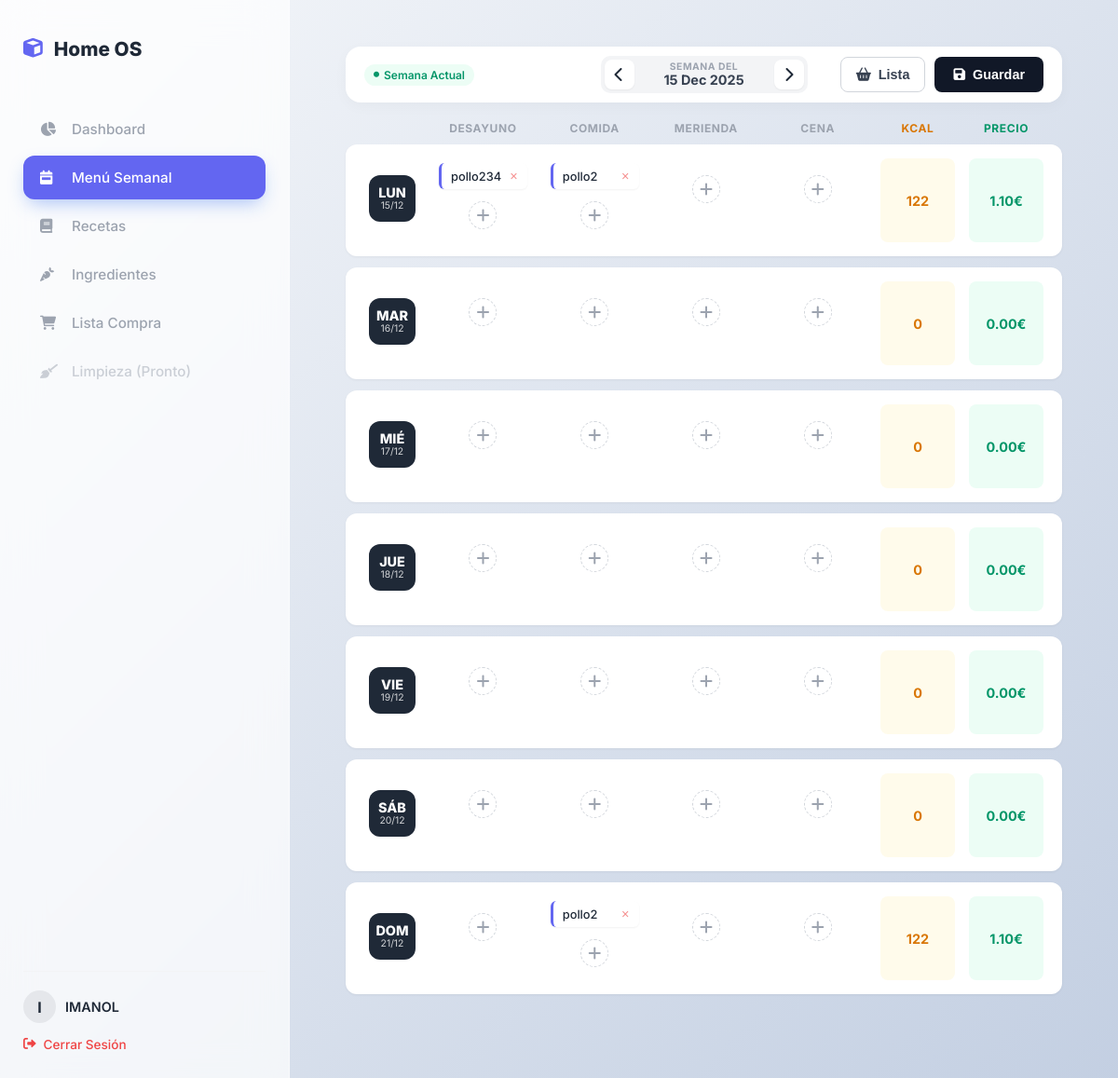
Screenshot of /menu (signed in) with the database file from the repository.
### models.py (models this page shows, shortened)
class User(UserMixin, db.Model):
    __tablename__ = 'user'
    id = db.Column(db.Integer, primary_key=True)
    username = db.Column(db.String(50), unique=True, nullable=False)
    email = db.Column(db.String(120), unique=True, nullable=False)
    password_hash = db.Column(db.String(128))
    recetas = db.relationship('Receta', backref='user', lazy=True)
    menus = db.relationship('MenuSemanal', backref='user', lazy=True)
    tareas = db.relationship('TareaLimpieza', backref='user', lazy=True)
    lavadoras = db.relationship('Lavadora', backref='user', lazy=True)
    items_compra = db.relationship('ShoppingItem', backref='user', lazy=True)

class MenuSemanal(db.Model):
    __tablename__ = 'menu_semanal'
    id = db.Column(db.Integer, primary_key=True)
    dia = db.Column(db.String(20)) # "Lunes", "Martes"...
    week_start = db.Column(db.Date, nullable=True) # <--- NUEVO CAMPO
    user_id = db.Column(db.Integer, db.ForeignKey('user.id'), nullable=False)
    selecciones = db.relationship('MenuSelection', backref='menu_dia', lazy='dynamic', cascade="all, delete-orphan")
    def get_selections(self, tipo):
        if self.id is None:
            return []
        return self.selecciones.filter_by(tipo_comida=tipo).all()
    @property
    def daily_stats(self):
        total_k = 0
        total_p = 0
        for s in self.selecciones:
            if s.receta:
                stats = s.receta.total_stats
                total_k += stats['kcal']
                total_p += stats['price']
            elif s.ingredient:
                total_k += (s.quantity / 100) * s.ingredient.kcal_100g
                total_p += (s.quantity / 1000) * s.ingredient.price_kg
        return {'kcal': round(total_k), 'price': round(total_p, 2)}

class MenuSelection(db.Model):
    __tablename__ = 'menu_selection'
    id = db.Column(db.Integer, primary_key=True)
    menu_id = db.Column(db.Integer, db.ForeignKey('menu_semanal.id'), nullable=False)
    tipo_comida = db.Column(db.String(20))
    receta_id = db.Column(db.Integer, db.ForeignKey('recipe.id'), nullable=True)
    receta = db.relationship('Receta')
    ingredient_id = db.Column(db.Integer, db.ForeignKey('ingredient.id'), nullable=True)
    ingredient = db.relationship('Ingredient')
    quantity = db.Column(db.Float, default=0.0) # Cantidad en gramos para el ingrediente suelto

class Receta(db.Model):
    __tablename__ = 'recipe'
    id = db.Column(db.Integer, primary_key=True)
    title = db.Column(db.String(100), nullable=False) # Usamos 'title' para estandarizar
    description = db.Column(db.Text)
    steps = db.Column(db.Text)
    kcal = db.Column(db.Float, default=0)
    precio = db.Column(db.Float, default=0.0)
    user_id = db.Column(db.Integer, db.ForeignKey('user.id'), nullable=False)
    ingredients_assoc = db.relationship("RecipeIngredient", back_populates="recipe", cascade="all, delete-orphan")
    @property
    def total_stats(self):
        try:
            k = sum([(i.quantity_g / 100) * i.ingredient.kcal_100g for i in self.ingredients_assoc])
            p = sum([(i.quantity_g / 1000) * i.ingredient.price_kg for i in self.ingredients_assoc])
            return {'kcal': round(k), 'price': round(p, 2)}
        except:
            return {'kcal': 0, 'price': 0}

class RecipeIngredient(db.Model):
    __tablename__ = 'recipe_ingredients'
    recipe_id = db.Column(db.Integer, db.ForeignKey('recipe.id'), primary_key=True)
    ingredient_id = db.Column(db.Integer, db.ForeignKey('ingredient.id'), primary_key=True)
    quantity_g = db.Column(db.Float, nullable=False)
    ingredient = db.relationship("Ingredient", back_populates="recipes_assoc")
    recipe = db.relationship("Receta", back_populates="ingredients_assoc")

class Ingredient(db.Model):
    __tablename__ = 'ingredient'
    id = db.Column(db.Integer, primary_key=True)
    name = db.Column(db.String(100), nullable=False)
    kcal_100g = db.Column(db.Float, nullable=False)
    price_kg = db.Column(db.Float, nullable=False)
    recipes_assoc = db.relationship("RecipeIngredient", back_populates="ingredient", cascade="all, delete-orphan")

### app.py (the view, shortened to what this page needs)
@app.route('/menu', methods=['GET', 'POST'])
@app.route('/menu/<week_str>', methods=['GET', 'POST'])
@login_required
def menu_semanal_page(week_str=None):
    if week_str:
        try:
            current_week = datetime.strptime(week_str, '%Y-%m-%d').date()
        except ValueError:
            hoy = date.today()
            current_week = hoy - timedelta(days=hoy.weekday())
    else:
        hoy = date.today()
        current_week = hoy - timedelta(days=hoy.weekday())
    hoy_real = date.today()
    real_current_week = hoy_real - timedelta(days=hoy_real.weekday())
    dias_semana = ["Lunes", "Martes", "Miércoles", "Jueves", "Viernes", "Sábado", "Domingo"]
    tipos_comida = ['Desayuno', 'Comida', 'Merienda', 'Cena']
    menu = []
    for i, dia in enumerate(dias_semana):
        dia_db = MenuSemanal.query.filter_by(
            user_id=current_user.id,
            week_start=current_week.strftime('%Y-%m-%d'),
            dia=dia
        ).first()
        fecha_real = current_week + timedelta(days=i)
        fecha_formateada = fecha_real.strftime('%d/%m')
        if dia_db:
            dia_db.fecha_str = fecha_formateada # Inyectamos la fecha
            menu.append(dia_db)
    lista_compra = generar_lista_compra_db(menu)
    recetas = Receta.query.filter_by(user_id=current_user.id).order_by(Receta.title).all()
    all_ingredients = Ingredient.query.order_by(Ingredient.name).all()
    prev_week = (current_week - timedelta(weeks=1)).strftime('%Y-%m-%d')
    next_week = (current_week + timedelta(weeks=1)).strftime('%Y-%m-%d')
    return render_template('menu.html',
                           current_week=current_week,
                           real_current_week=real_current_week,
                           prev_week=prev_week,
                           next_week=next_week,
                           menu=menu,
                           recetas=recetas,
                           all_ingredients=all_ingredients,
                           lista_compra=lista_compra
                           )

### app.py (called while the page is built)
@login.user_loader
def load_user(id):
    return User.query.get(int(id))

def generar_lista_compra_db(menu_items):
    compra = {}
    tipos = ['Desayuno', 'Comida', 'Merienda', 'Cena']
    for item in menu_items:
        for tipo in tipos:
            selecciones = item.get_selections(tipo)
            for sel in selecciones:
                if sel.receta:
                    for assoc in sel.receta.ingredients_assoc:
                        key = (assoc.ingredient.name, "g")
                        compra[key] = compra.get(key, 0) + assoc.quantity_g
                elif sel.ingredient:
                    key = (sel.ingredient.name, "g")
                    compra[key] = compra.get(key, 0) + sel.quantity
    resultado = []
    for (nombre, unidad), cantidad in sorted(compra.items()):
        resultado.append({'nombre': nombre, 'unidad': unidad, 'cantidad': round(cantidad, 1)})
    return resultado

### templates/menu.html (shortened to what this page needs)
{% extends "base.html" %}
{% block content %}
<form method="POST" id="menuForm">
    <div class="main-layout">
        <div class="unified-toolbar">
            <div class="toolbar-left">
                {% if current_week == real_current_week %}
                    <div class="status-badge mobile-hide">
                        <i class="fas fa-circle" style="font-size: 6px;"></i> Semana Actual
                    </div>
                {% endif %}
            </div>
            <div class="toolbar-center">
                <div class="week-navigator-compact">
                    <a href="{{ url_for('menu_semanal_page', week_str=prev_week) }}" class="nav-btn">
                        <i class="fas fa-chevron-left"></i>
                    </a>
                    <div class="week-display">
                        <span class="week-label">Semana del</span>
                        <span class="week-value">{{ current_week.strftime('%d %b %Y') }}</span>
                    </div>
                    <a href="{{ url_for('menu_semanal_page', week_str=next_week) }}" class="nav-btn">
                        <i class="fas fa-chevron-right"></i>
                    </a>
                </div>
            </div>
            <div class="toolbar-right">
                <button type="button" class="btn-secondary-outline" onclick="openModal()" title="Ver Lista de Compra">
                    <i class="fas fa-shopping-basket"></i>
                    <span class="desktop-only">Lista</span>
                </button>
                <button type="submit" class="btn-primary-save" title="Guardar cambios">
                    <i class="fas fa-save"></i>
                    <span class="desktop-only">Guardar</span>
                </button>
            </div>
        </div>
        <div class="menu-container">
            <div class="menu-content">
                <div class="menu-header-row desktop-only">
                    <div></div>
                    <div>DESAYUNO</div>
                    <div>COMIDA</div>
                    <div>MERIENDA</div>
                    <div>CENA</div>
                    <div style="color: #d97706;">KCAL</div>
                    <div style="color: #059669;">PRECIO</div>
                </div>
                {% for dia_menu in menu %}
                <div class="menu-day-row">
                    <div class="day-column">
                        <div class="day-badge">
                            <span>{{ dia_menu.dia[:3]|upper }}</span>
                            <span style="font-size: 0.65rem; opacity: 0.8; font-weight: 400;">{{ dia_menu.fecha_str }}</span>
                        </div>
                    </div>
                    {% for tipo in ['Desayuno', 'Comida', 'Merienda', 'Cena'] %}
                    <div class="meal-cell" id="cell_{{ dia_menu.dia }}_{{ tipo }}">
                        <div class="items-container">
                            {% for sel in dia_menu.get_selections(tipo) %}
                                {% if sel.receta %}
                                    <div class="menu-item-chip recipe">
                                        <span class="chip-text">{{ sel.receta.title }}</span>
                                        <button type="button" class="btn-remove-chip" onclick="this.closest('.menu-item-chip').remove()">×</button>
                                    </div>
                                {% endif %}
                            {% endfor %}
                        </div>
                        <div class="btn-add-circle" onclick="openAddItemModal('{{ dia_menu.dia }}', '{{ tipo }}')" title="Añadir comida">
                            <i class="fas fa-plus"></i>
                        </div>
                    </div>
                    {% endfor %}
                    <div class="stat-box kcal">
                        {{ dia_menu.daily_stats.kcal }}
                    </div>
                    <div class="stat-box price">
                        {{ "%.2f"|format(dia_menu.daily_stats.price) }}€
                    </div>
                </div>
                {% endfor %}
            </div>
        </div>
    </div>
</form>
{% endblock %}

### templates/base.html (shortened to what this page needs)
<!DOCTYPE html>
<html lang="es">
<head>
    <link rel="stylesheet" href="{{ url_for('static', filename='style.css') }}">
    <link rel="stylesheet" href="https://cdnjs.cloudflare.com/ajax/libs/font-awesome/6.0.0-beta3/css/all.min.css">
</head>
<body>
    {% if current_user.is_authenticated %}
    <div class="sidebar">
        <div>
            <div class="brand">
                <i class="fas fa-cube"></i> Home OS
            </div>
            <nav class="nav-links">
                <a href="{{ url_for('dashboard') }}" class="{% if request.endpoint == 'dashboard' %}active{% endif %}">
                    <i class="fas fa-chart-pie" style="width: 20px;"></i>
                    Dashboard
                </a>
                <a href="{{ url_for('menu_semanal_page') }}" class="{% if 'menu' in request.path %}active{% endif %}">
                    <i class="fas fa-calendar-week" style="width: 20px;"></i>
                    Menú Semanal
                </a>
                <a href="{{ url_for('recetas_page') }}" class="{% if 'recetas' in request.path %}active{% endif %}">
    <i class="fas fa-book" style="width: 20px;"></i>
    Recetas
</a>
<a href="{{ url_for('ingredients_manager') }}" class="{% if 'ingredients' in request.path %}active{% endif %}">
    <i class="fas fa-carrot" style="width: 20px;"></i>
    Ingredientes
</a>
<a href="{{ url_for('shopping_list') }}" class="{% if 'shopping_list' in request.path %}active{% endif %}">
    <i class="fas fa-shopping-cart" style="width: 20px;"></i>
    Lista Compra
</a>
                <a href="#" class="{% if 'limpieza' in request.path %}active{% endif %}" style="opacity: 0.5; cursor: not-allowed;">
                    <i class="fas fa-broom" style="width: 20px;"></i>
                    Limpieza (Pronto)
                </a>
            </nav>
        </div>
        <div style="margin-top: auto; padding-top: 20px; border-top: 1px solid #F3F4F6;">
            <div style="display: flex; align-items: center; gap: 10px; margin-bottom: 15px;">
                <div style="width: 35px; height: 35px; background: #E5E7EB; border-radius: 50%; display: flex; align-items: center; justify-content: center; font-weight: bold; color: var(--text-main);">
                    {{ current_user.username[0]|upper }}
                </div>
                <div style="font-size: 0.9rem; font-weight: 600; color: var(--text-main);">{{ current_user.username }}</div>
            </div>
            <a href="{{ url_for('logout') }}" style="color: #EF4444; text-decoration: none; font-size: 0.85rem; display: flex; align-items: center; gap: 8px; font-weight: 500; transition: opacity 0.2s;">
                <i class="fas fa-sign-out-alt"></i> Cerrar Sesión
            </a>
        </div>
    </div>
    {% endif %}
    <div class="content" style="{% if not current_user.is_authenticated %}margin: 0 auto; max-width: 100%; display: flex; flex-direction: column; justify-content: center;{% endif %}">
        {% block content %}{% endblock %}
    </div>
</body>
</html>

### static/style.css (style rules this page uses)
:root { --bg-gradient: linear-gradient(135deg, #f5f7fa 0%, #c3cfe2 100%); --surface: rgba(255, 255, 255, 0.85); --surface-hover: rgba(255, 255, 255, 0.95); --primary: #2563EB; --primary-dark: #1E40AF; --text-main: #1F2937; --text-muted: #6B7280; --border-color: rgba(255, 255, 255, 0.6); --border-glass: 1px solid rgba(255, 255, 255, 0.5); --radius-card: 24px; --radius-sm: 12px; --shadow-soft: 0 10px 40px -10px rgba(0,0,0,0.08); --shadow-hover: 0 20px 40px -10px rgba(0,0,0,0.12); }
body { background: var(--bg-gradient); background-attachment: fixed; color: var(--text-main); font-family: 'Inter', sans-serif; margin: 0; display: flex; height: 100vh; overflow: hidden; }
.sidebar { width: 260px; background: rgba(255, 255, 255, 0.7); backdrop-filter: blur(20px); -webkit-backdrop-filter: blur(20px); padding: 40px 25px; border-right: var(--border-glass); display: flex; flex-direction: column; justify-content: space-between; z-index: 10; }
.brand { font-size: 1.3rem; font-weight: 800; color: var(--text-main); margin-bottom: 50px; display: flex; align-items: center; gap: 12px; }
.brand i { color: var(--primary); }
.nav-links a { display: flex; align-items: center; gap: 14px; padding: 14px 18px; color: var(--text-muted); text-decoration: none; border-radius: var(--radius-sm); font-weight: 500; transition: all 0.3s cubic-bezier(0.4, 0, 0.2, 1); margin-bottom: 5px; font-size: 0.95rem; }
.nav-links a.active { background: var(--primary); color: white; box-shadow: 0 8px 20px -5px rgba(37, 99, 235, 0.4); }
.content { flex: 1; padding: 40px 60px; overflow-y: auto; position: relative; }

### rows the page displays
User: username "I", username "IMANOL"
MenuSemanal: dia "LUN", fecha_str "15/12", daily_stats.kcal "122"
MenuSelection: receta "pollo234"
MenuSelection: receta "pollo2"
RecipeIngredient: daily_stats.price "1.10"
MenuSemanal: dia "MAR", fecha_str "16/12", daily_stats.kcal "0", daily_stats.price "0.00"
MenuSemanal: dia "MIÉ", fecha_str "17/12", daily_stats.kcal "0", daily_stats.price "0.00"
MenuSemanal: dia "JUE", fecha_str "18/12", daily_stats.kcal "0", daily_stats.price "0.00"
MenuSemanal: dia "VIE", fecha_str "19/12", daily_stats.kcal "0", daily_stats.price "0.00"
MenuSemanal: dia "SÁB", fecha_str "20/12", daily_stats.kcal "0", daily_stats.price "0.00"
MenuSemanal: dia "DOM", fecha_str "21/12", daily_stats.kcal "122"
MenuSelection: receta "pollo2"

### other values shown
{{ current_week.strftime('%d %b %Y') }} "15 Dec 2025"
